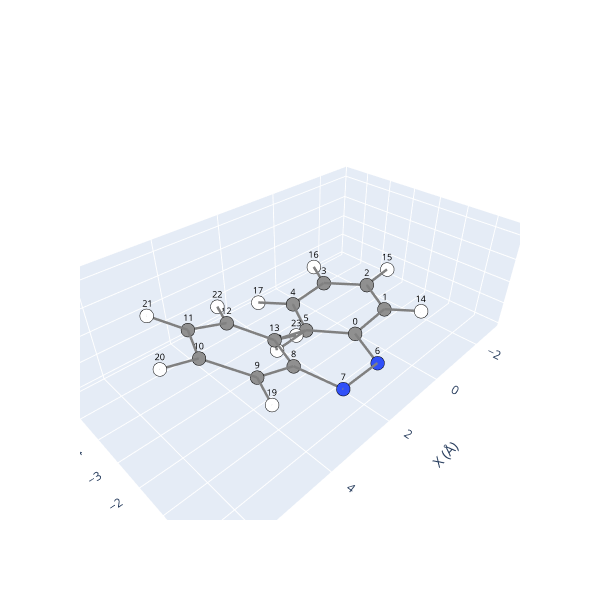

Notebook source saved alongside this figure:
### Code cell
# Using the core SCOPE module, modifying dihedral angles should be straightforward
rotated_coord       = scope.geometry.set_dihedral(trans.labels, trans.coord, 30, atom1, atom2, atom3, atom4)
rotated_molec       = scope_azo.Molecule_azo(trans.labels, rotated_coord)
rotated_molec.view(show_indices=True)

# However, steric clashes might appear. Se atoms 5, 13, 18, and 23 below.

### Figure 1 — Plotly figure (JSON) as saved in the notebook; plotly's stock layout.template omitted (floating-point values rounded to 4 significant figures)
{"data": [{"hoverinfo": "text", "marker": {"color": ["#909090", "#909090", "#909090", "#909090", "#909090", "#909090", "#3050F8", "#3050F8", "#909090", "#909090", "#909090", "#909090", "#909090", "#909090", "#FFFFFF", "#FFFFFF", "#FFFFFF", "#FFFFFF", "#FFFFFF", "#FFFFFF", "#FFFFFF", "#FFFFFF", "#FFFFFF", "#FFFFFF"], "line": {"color": "black", "width": 1}, "size": 8}, "mode": "markers", "showlegend": false, "text": ["C", "C", "C", "C", "C", "C", "N", "N", "C", "C", "C", "C", "C", "C", "H", "H", "H", "H", "H", "H", "H", "H", "H", "H"], "type": "scatter3d", "x": [0.8621, -0.5354, -1.143, -0.3641, 1.022, 1.625, 1.41, 2.661, 3.238, 4.417, 5.119, 4.63, 3.456, 2.775, -1.163, -2.225, -0.8324, 1.639, 2.711, 4.802, 6.053, 5.165, 3.082, 1.886], "y": [-1.48, -1.617, -2.881, -4.033, -3.923, -2.659, -0.1682, -0.1682, -1.315, -1.154, -2.259, -3.544, -3.726, -2.619, -0.7305, -2.965, -5.015, -4.817, -2.607, -0.1542, -2.113, -4.404, -4.73, -2.781], "z": [0.02047, 0.05313, 0.08264, 0.03067, -0.03235, -0.02977, 0.08486, 0.08486, 0.674, 1.418, 1.914, 1.704, 0.9731, 0.4507, 0.06669, 0.1548, 0.03959, -0.07008, -0.05821, 1.599, 2.452, 2.101, 0.7935, -0.1533]}, {"hoverinfo": "none", "mode": "text", "showlegend": false, "text": ["0", "1", "2", "3", "4", "5", "6", "7", "8", "9", "10", "11", "12", "13", "14", "15", "16", "17", "18", "19", "20", "21", "22", "23"], "textfont": {"color": "black", "size": 9}, "type": "scatter3d", "x": [0.8621, -0.5354, -1.143, -0.3641, 1.022, 1.625, 1.41, 2.661, 3.238, 4.417, 5.119, 4.63, 3.456, 2.775, -1.163, -2.225, -0.8324, 1.639, 2.711, 4.802, 6.053, 5.165, 3.082, 1.886], "y": [-1.48, -1.617, -2.881, -4.033, -3.923, -2.659, -0.1682, -0.1682, -1.315, -1.154, -2.259, -3.544, -3.726, -2.619, -0.7305, -2.965, -5.015, -4.817, -2.607, -0.1542, -2.113, -4.404, -4.73, -2.781], "z": [0.02047, 0.05313, 0.08264, 0.03067, -0.03235, -0.02977, 0.08486, 0.08486, 0.674, 1.418, 1.914, 1.704, 0.9731, 0.4507, 0.06669, 0.1548, 0.03959, -0.07008, -0.05821, 1.599, 2.452, 2.101, 0.7935, -0.1533]}, {"hoverinfo": "none", "line": {"color": "gray", "width": 5}, "mode": "lines", "showlegend": false, "type": "scatter3d", "x": [-0.3641, 1.022], "y": [-4.033, -3.923], "z": [0.03067, -0.03235]}, {"hoverinfo": "none", "line": {"color": "gray", "width": 5}, "mode": "lines", "showlegend": false, "type": "scatter3d", "x": [1.022, -0.3641], "y": [-3.923, -4.033], "z": [-0.03235, 0.03067]}, {"hoverinfo": "none", "line": {"color": "gray", "width": 5}, "mode": "lines", "showlegend": false, "type": "scatter3d", "x": [-1.163, -0.5354], "y": [-0.7305, -1.617], "z": [0.06669, 0.05313]}, {"hoverinfo": "none", "line": {"color": "gray", "width": 5}, "mode": "lines", "showlegend": false, "type": "scatter3d", "x": [1.625, 1.022], "y": [-2.659, -3.923], "z": [-0.02977, -0.03235]}, {"hoverinfo": "none", "line": {"color": "gray", "width": 5}, "mode": "lines", "showlegend": false, "type": "scatter3d", "x": [3.456, 2.775], "y": [-3.726, -2.619], "z": [0.9731, 0.4507]}, {"hoverinfo": "none", "line": {"color": "gray", "width": 5}, "mode": "lines", "showlegend": false, "type": "scatter3d", "x": [1.886, 2.775], "y": [-2.781, -2.619], "z": [-0.1533, 0.4507]}, {"hoverinfo": "none", "line": {"color": "gray", "width": 5}, "mode": "lines", "showlegend": false, "type": "scatter3d", "x": [-0.3641, -0.8324], "y": [-4.033, -5.015], "z": [0.03067, 0.03959]}, {"hoverinfo": "none", "line": {"color": "gray", "width": 5}, "mode": "lines", "showlegend": false, "type": "scatter3d", "x": [1.625, 2.775], "y": [-2.659, -2.619], "z": [-0.02977, 0.4507]}, {"hoverinfo": "none", "line": {"color": "gray", "width": 5}, "mode": "lines", "showlegend": false, "type": "scatter3d", "x": [3.456, 3.082], "y": [-3.726, -4.73], "z": [0.9731, 0.7935]}, {"hoverinfo": "none", "line": {"color": "gray", "width": 5}, "mode": "lines", "showlegend": false, "type": "scatter3d", "x": [3.238, 4.417], "y": [-1.315, -1.154], "z": [0.674, 1.418]}, {"hoverinfo": "none", "line": {"color": "gray", "width": 5}, "mode": "lines", "showlegend": false, "type": "scatter3d", "x": [4.802, 4.417], "y": [-0.1542, -1.154], "z": [1.599, 1.418]}, {"hoverinfo": "none", "line": {"color": "gray", "width": 5}, "mode": "lines", "showlegend": false, "type": "scatter3d", "x": [4.417, 3.238], "y": [-1.154, -1.315], "z": [1.418, 0.674]}, {"hoverinfo": "none", "line": {"color": "gray", "width": 5}, "mode": "lines", "showlegend": false, "type": "scatter3d", "x": [0.8621, 1.625], "y": [-1.48, -2.659], "z": [0.02047, -0.02977]}, {"hoverinfo": "none", "line": {"color": "gray", "width": 5}, "mode": "lines", "showlegend": false, "type": "scatter3d", "x": [-0.5354, 0.8621], "y": [-1.617, -1.48], "z": [0.05313, 0.02047]}, {"hoverinfo": "none", "line": {"color": "gray", "width": 5}, "mode": "lines", "showlegend": false, "type": "scatter3d", "x": [5.119, 4.417], "y": [-2.259, -1.154], "z": [1.914, 1.418]}, {"hoverinfo": "none", "line": {"color": "gray", "width": 5}, "mode": "lines", "showlegend": false, "type": "scatter3d", "x": [2.775, 1.625], "y": [-2.619, -2.659], "z": [0.4507, -0.02977]}, {"hoverinfo": "none", "line": {"color": "gray", "width": 5}, "mode": "lines", "showlegend": false, "type": "scatter3d", "x": [-2.225, -1.143], "y": [-2.965, -2.881], "z": [0.1548, 0.08264]}, {"hoverinfo": "none", "line": {"color": "gray", "width": 5}, "mode": "lines", "showlegend": false, "type": "scatter3d", "x": [2.775, 3.238], "y": [-2.619, -1.315], "z": [0.4507, 0.674]}, {"hoverinfo": "none", "line": {"color": "gray", "width": 5}, "mode": "lines", "showlegend": false, "type": "scatter3d", "x": [2.775, 1.886], "y": [-2.619, -2.781], "z": [0.4507, -0.1533]}, {"hoverinfo": "none", "line": {"color": "gray", "width": 5}, "mode": "lines", "showlegend": false, "type": "scatter3d", "x": [2.711, 2.775], "y": [-2.607, -2.619], "z": [-0.05821, 0.4507]}, {"hoverinfo": "none", "line": {"color": "gray", "width": 5}, "mode": "lines", "showlegend": false, "type": "scatter3d", "x": [6.053, 5.119], "y": [-2.113, -2.259], "z": [2.452, 1.914]}, {"hoverinfo": "none", "line": {"color": "gray", "width": 5}, "mode": "lines", "showlegend": false, "type": "scatter3d", "x": [1.022, 1.625], "y": [-3.923, -2.659], "z": [-0.03235, -0.02977]}, {"hoverinfo": "none", "line": {"color": "gray", "width": 5}, "mode": "lines", "showlegend": false, "type": "scatter3d", "x": [1.625, 0.8621], "y": [-2.659, -1.48], "z": [-0.02977, 0.02047]}, {"hoverinfo": "none", "line": {"color": "gray", "width": 5}, "mode": "lines", "showlegend": false, "type": "scatter3d", "x": [1.022, 1.639], "y": [-3.923, -4.817], "z": [-0.03235, -0.07008]}, {"hoverinfo": "none", "line": {"color": "gray", "width": 5}, "mode": "lines", "showlegend": false, "type": "scatter3d", "x": [1.625, 2.711], "y": [-2.659, -2.607], "z": [-0.02977, -0.05821]}, {"hoverinfo": "none", "line": {"color": "gray", "width": 5}, "mode": "lines", "showlegend": false, "type": "scatter3d", "x": [0.8621, -0.5354], "y": [-1.48, -1.617], "z": [0.02047, 0.05313]}, {"hoverinfo": "none", "line": {"color": "gray", "width": 5}, "mode": "lines", "showlegend": false, "type": "scatter3d", "x": [4.417, 5.119], "y": [-1.154, -2.259], "z": [1.418, 1.914]}, {"hoverinfo": "none", "line": {"color": "gray", "width": 5}, "mode": "lines", "showlegend": false, "type": "scatter3d", "x": [-0.5354, -1.143], "y": [-1.617, -2.881], "z": [0.05313, 0.08264]}, {"hoverinfo": "none", "line": {"color": "gray", "width": 5}, "mode": "lines", "showlegend": false, "type": "scatter3d", "x": [5.119, 4.63], "y": [-2.259, -3.544], "z": [1.914, 1.704]}, {"hoverinfo": "none", "line": {"color": "gray", "width": 5}, "mode": "lines", "showlegend": false, "type": "scatter3d", "x": [-1.143, -0.5354], "y": [-2.881, -1.617], "z": [0.08264, 0.05313]}, {"hoverinfo": "none", "line": {"color": "gray", "width": 5}, "mode": "lines", "showlegend": false, "type": "scatter3d", "x": [4.417, 4.802], "y": [-1.154, -0.1542], "z": [1.418, 1.599]}, {"hoverinfo": "none", "line": {"color": "gray", "width": 5}, "mode": "lines", "showlegend": false, "type": "scatter3d", "x": [4.63, 5.119], "y": [-3.544, -2.259], "z": [1.704, 1.914]}, {"hoverinfo": "none", "line": {"color": "gray", "width": 5}, "mode": "lines", "showlegend": false, "type": "scatter3d", "x": [-0.8324, -0.3641], "y": [-5.015, -4.033], "z": [0.03959, 0.03067]}, {"hoverinfo": "none", "line": {"color": "gray", "width": 5}, "mode": "lines", "showlegend": false, "type": "scatter3d", "x": [2.775, 2.711], "y": [-2.619, -2.607], "z": [0.4507, -0.05821]}, {"hoverinfo": "none", "line": {"color": "gray", "width": 5}, "mode": "lines", "showlegend": false, "type": "scatter3d", "x": [-0.5354, -1.163], "y": [-1.617, -0.7305], "z": [0.05313, 0.06669]}, {"hoverinfo": "none", "line": {"color": "gray", "width": 5}, "mode": "lines", "showlegend": false, "type": "scatter3d", "x": [5.119, 6.053], "y": [-2.259, -2.113], "z": [1.914, 2.452]}, {"hoverinfo": "none", "line": {"color": "gray", "width": 5}, "mode": "lines", "showlegend": false, "type": "scatter3d", "x": [1.41, 2.661], "y": [-0.1682, -0.1682], "z": [0.08486, 0.08486]}, {"hoverinfo": "none", "line": {"color": "gray", "width": 5}, "mode": "lines", "showlegend": false, "type": "scatter3d", "x": [2.661, 1.41], "y": [-0.1682, -0.1682], "z": [0.08486, 0.08486]}, {"hoverinfo": "none", "line": {"color": "gray", "width": 5}, "mode": "lines", "showlegend": false, "type": "scatter3d", "x": [1.886, 1.625], "y": [-2.781, -2.659], "z": [-0.1533, -0.02977]}, {"hoverinfo": "none", "line": {"color": "gray", "width": 5}, "mode": "lines", "showlegend": false, "type": "scatter3d", "x": [-0.3641, -1.143], "y": [-4.033, -2.881], "z": [0.03067, 0.08264]}, {"hoverinfo": "none", "line": {"color": "gray", "width": 5}, "mode": "lines", "showlegend": false, "type": "scatter3d", "x": [3.456, 4.63], "y": [-3.726, -3.544], "z": [0.9731, 1.704]}, {"hoverinfo": "none", "line": {"color": "gray", "width": 5}, "mode": "lines", "showlegend": false, "type": "scatter3d", "x": [5.165, 4.63], "y": [-4.404, -3.544], "z": [2.101, 1.704]}, {"hoverinfo": "none", "line": {"color": "gray", "width": 5}, "mode": "lines", "showlegend": false, "type": "scatter3d", "x": [1.639, 1.022], "y": [-4.817, -3.923], "z": [-0.07008, -0.03235]}, {"hoverinfo": "none", "line": {"color": "gray", "width": 5}, "mode": "lines", "showlegend": false, "type": "scatter3d", "x": [3.082, 3.456], "y": [-4.73, -3.726], "z": [0.7935, 0.9731]}, {"hoverinfo": "none", "line": {"color": "gray", "width": 5}, "mode": "lines", "showlegend": false, "type": "scatter3d", "x": [3.238, 2.661], "y": [-1.315, -0.1682], "z": [0.674, 0.08486]}, {"hoverinfo": "none", "line": {"color": "gray", "width": 5}, "mode": "lines", "showlegend": false, "type": "scatter3d", "x": [1.625, 1.886], "y": [-2.659, -2.781], "z": [-0.02977, -0.1533]}, {"hoverinfo": "none", "line": {"color": "gray", "width": 5}, "mode": "lines", "showlegend": false, "type": "scatter3d", "x": [0.8621, 1.41], "y": [-1.48, -0.1682], "z": [0.02047, 0.08486]}, {"hoverinfo": "none", "line": {"color": "gray", "width": 5}, "mode": "lines", "showlegend": false, "type": "scatter3d", "x": [-1.143, -0.3641], "y": [-2.881, -4.033], "z": [0.08264, 0.03067]}, {"hoverinfo": "none", "line": {"color": "gray", "width": 5}, "mode": "lines", "showlegend": false, "type": "scatter3d", "x": [3.238, 2.775], "y": [-1.315, -2.619], "z": [0.674, 0.4507]}, {"hoverinfo": "none", "line": {"color": "gray", "width": 5}, "mode": "lines", "showlegend": false, "type": "scatter3d", "x": [4.63, 3.456], "y": [-3.544, -3.726], "z": [1.704, 0.9731]}, {"hoverinfo": "none", "line": {"color": "gray", "width": 5}, "mode": "lines", "showlegend": false, "type": "scatter3d", "x": [4.63, 5.165], "y": [-3.544, -4.404], "z": [1.704, 2.101]}, {"hoverinfo": "none", "line": {"color": "gray", "width": 5}, "mode": "lines", "showlegend": false, "type": "scatter3d", "x": [2.775, 3.456], "y": [-2.619, -3.726], "z": [0.4507, 0.9731]}, {"hoverinfo": "none", "line": {"color": "gray", "width": 5}, "mode": "lines", "showlegend": false, "type": "scatter3d", "x": [1.41, 0.8621], "y": [-0.1682, -1.48], "z": [0.08486, 0.02047]}, {"hoverinfo": "none", "line": {"color": "gray", "width": 5}, "mode": "lines", "showlegend": false, "type": "scatter3d", "x": [-1.143, -2.225], "y": [-2.881, -2.965], "z": [0.08264, 0.1548]}, {"hoverinfo": "none", "line": {"color": "gray", "width": 5}, "mode": "lines", "showlegend": false, "type": "scatter3d", "x": [2.711, 1.625], "y": [-2.607, -2.659], "z": [-0.05821, -0.02977]}, {"hoverinfo": "none", "line": {"color": "gray", "width": 5}, "mode": "lines", "showlegend": false, "type": "scatter3d", "x": [2.661, 3.238], "y": [-0.1682, -1.315], "z": [0.08486, 0.674]}], "layout": {"height": 600, "scene": {"xaxis": {"range": [-3.225, 7.053], "title": {"text": "X (Å)"}}, "yaxis": {"range": [-6.015, 0.8458], "title": {"text": "Y (Å)"}}, "zaxis": {"range": [-1.153, 3.452], "title": {"text": "Z (Å)"}}}, "width": 600}}
